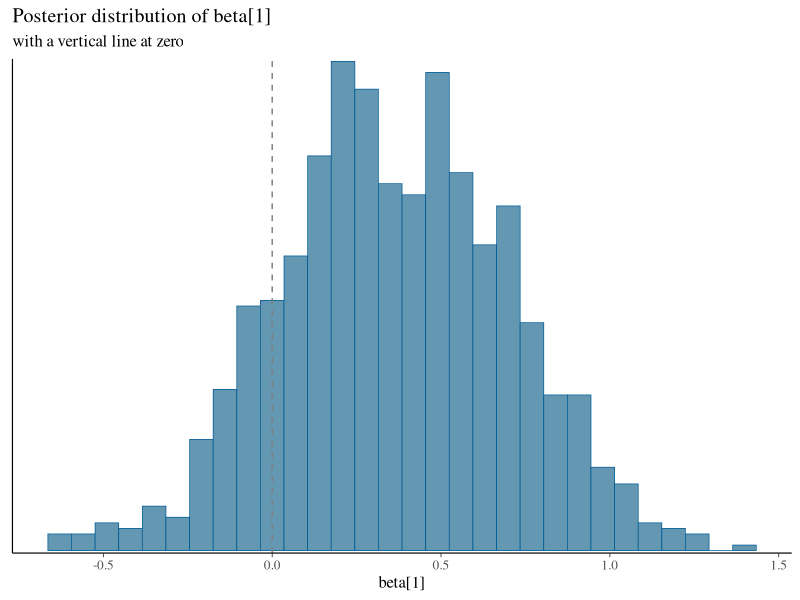
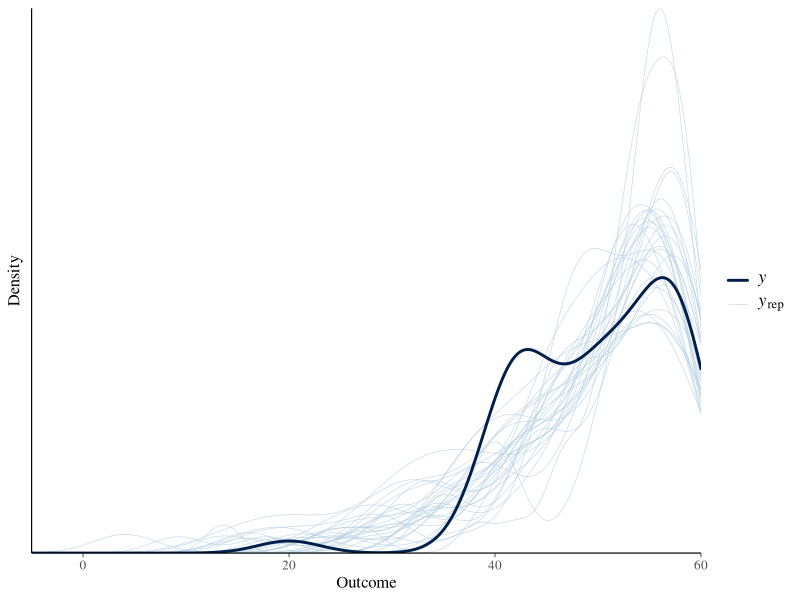
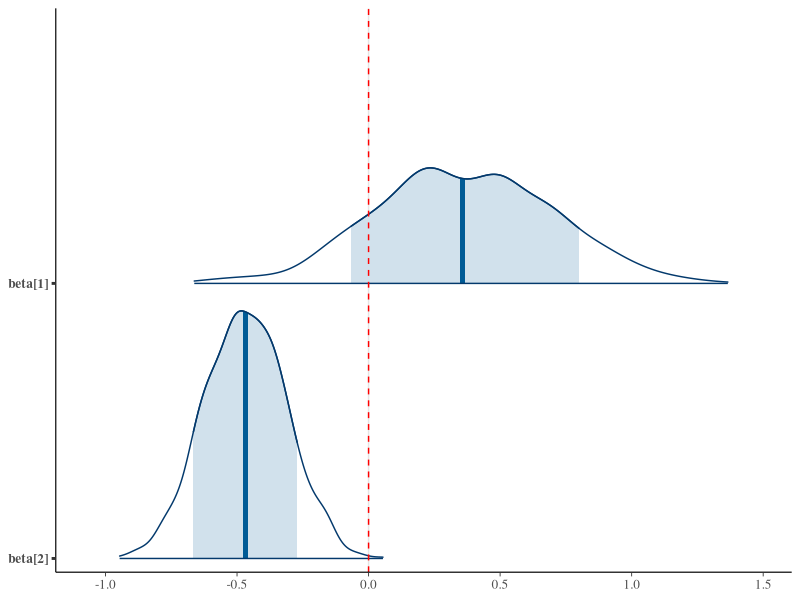
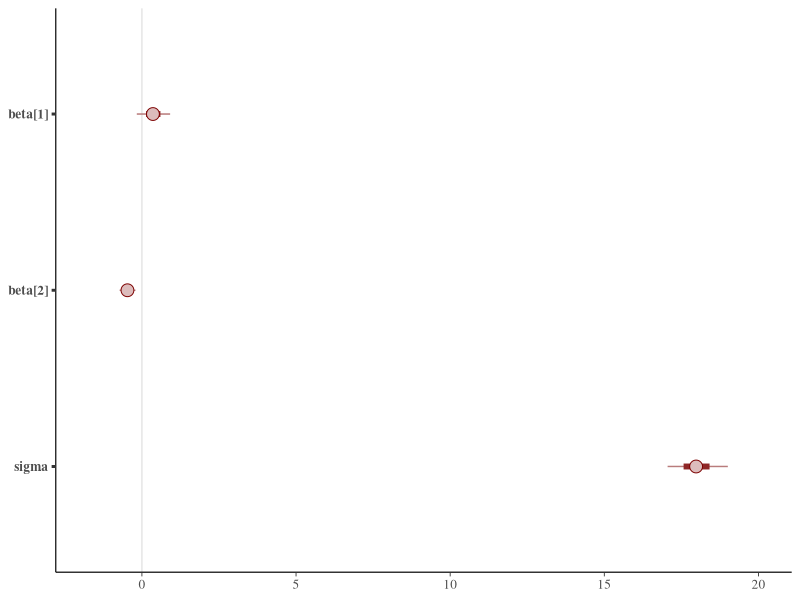
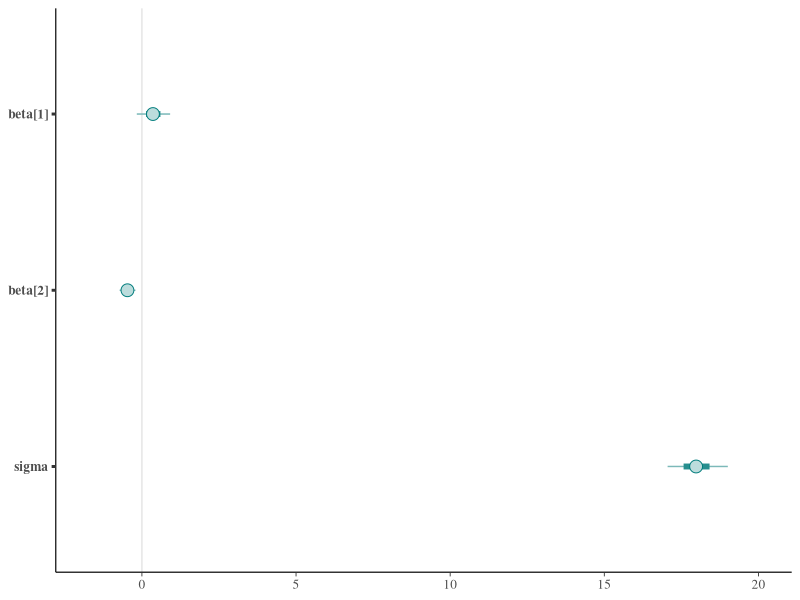
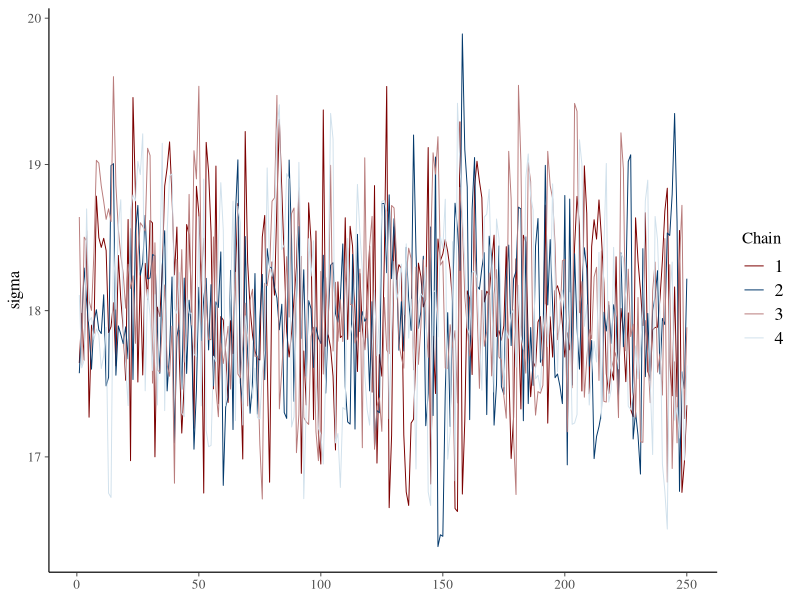
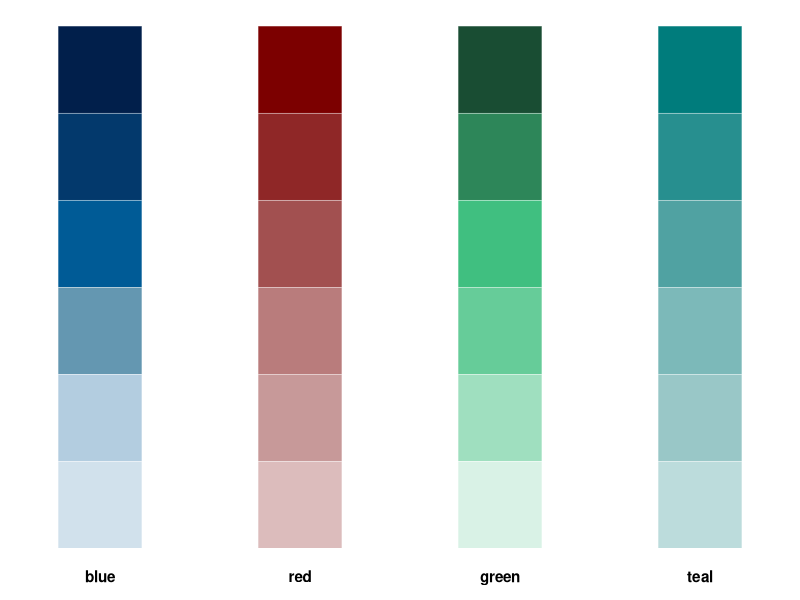
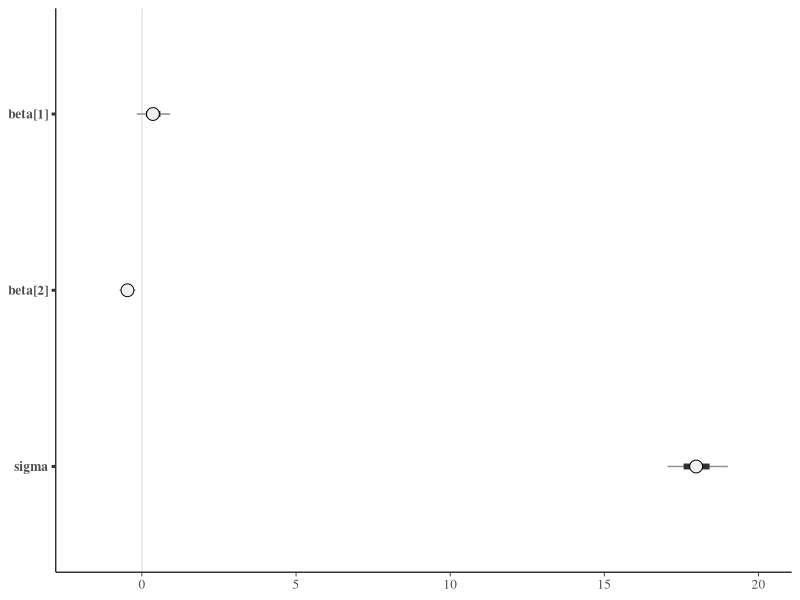

Generate these figures, in order, with R: (Note: this script raises an error after producing the figures.)
## ---- chunk 1

## ---- chunk 2
library("ggplot2")
library("bayesplot")
bayesplot_theme_set()
## ---- chunk 3
x <- example_mcmc_draws()
dim(x)
y <- example_y_data()
yrep <- example_yrep_draws()
## ---- chunk 4
mcmc_hist(x, pars = "beta[1]") +
  labs(
    title = "Posterior distribution of beta[1]",
    subtitle = "with a vertical line at zero"
  ) +
  vline_0(linetype = 2, color = "gray50")
## ---- chunk 5
ppc_dens_overlay(y, yrep[1:30, ]) +
  xlim(-5, 60) +
  labs(x = "Outcome", y = "Density")
## ---- chunk 6
mcmc_areas(x, pars = c("beta[1]", "beta[2]"), prob = 0.8) +
  geom_vline(xintercept = 0, linetype = "dashed", color = "red")
## ---- chunk 7
color_scheme_set("red")
mcmc_intervals(x, pars = c("beta[1]", "beta[2]", "sigma"))
## ---- chunk 8
color_scheme_set("teal")
mcmc_intervals(x, pars = c("beta[1]", "beta[2]", "sigma"))
## ---- chunk 9
color_scheme_set("mix-blue-red")
mcmc_trace(x, pars = "sigma")
## ---- chunk 10
color_scheme_view(c("blue", "red", "green", "teal"))
## ---- chunk 11
color_scheme_set(c("#F0F0F0", "#C0C0C0", "#909090", "#606060", "#303030", "#000000"))
mcmc_intervals(x, pars = c("beta[1]", "beta[2]", "sigma"))
## ---- chunk 12
color_scheme_set("blue")
## ---- chunk 13
bayesplot_theme_set(theme_default(base_size = 14, base_family = "sans"))
mcmc_hist(x, pars = "sigma")
## ---- chunk 14
bayesplot_theme_set(ggplot2::theme_minimal())
mcmc_hist(x, pars = "sigma")
## ---- chunk 15
bayesplot_theme_set()
## ---- chunk 16
bayesplot_theme_update(
  plot.title = element_text(face = "bold", size = 16),
  axis.title = element_text(size = 12)
)
mcmc_areas(x, pars = c("beta[1]", "beta[2]")) +
  ggtitle("Updated theme elements")
## ---- chunk 17
bayesplot_theme_set()
## ---- chunk 18
mcmc_dens(x, pars = c("beta[1]", "beta[2]")) +
  theme(
    panel.background = element_rect(fill = "gray95"),
    legend.position = "bottom"
  )
## ---- chunk 19
mcmc_intervals(x, pars = c("beta[1]", "beta[2]")) +
  vline_0(linetype = "dotted", linewidth = 0.5)
## ---- chunk 20
mcmc_intervals(x) +
  yaxis_text(hjust = 1, size = 10, face = "italic") +
  xaxis_title(size = 12, face = "bold")
## ---- chunk 21
color_scheme_set("purple")
mcmc_hist(x, pars = "beta[1]") +
  panel_bg(fill = "gray95") +
  grid_lines(color = "white", linewidth = 0.3)
## ---- chunk 22
color_scheme_set("brightblue")
mcmc_hist(x, pars = "sigma", freq = FALSE) +
  overlay_function(fun = dnorm, args = list(mean = 1, sd = 0.2), color = "red")
## ---- chunk 23
d <- mcmc_intervals_data(x, pars = c("beta[1]", "beta[2]", "sigma"))
d

ggplot(d, aes(y = parameter, x = m)) +
  geom_point(size = 3) +
  geom_linerange(aes(xmin = ll, xmax = hh), linewidth = 0.5) +
  geom_linerange(aes(xmin = l, xmax = h), linewidth = 1.2) +
  labs(x = "Posterior estimate", y = NULL) +
  theme_minimal()
## ---- chunk 24
color_scheme_set("blue")
p1 <- mcmc_hist(x, pars = "beta[1]")
p2 <- mcmc_hist(x, pars = "beta[2]")
bayesplot_grid(p1, p2, grid_args = list(ncol = 2),
               subtitles = c("Beta 1", "Beta 2"))
